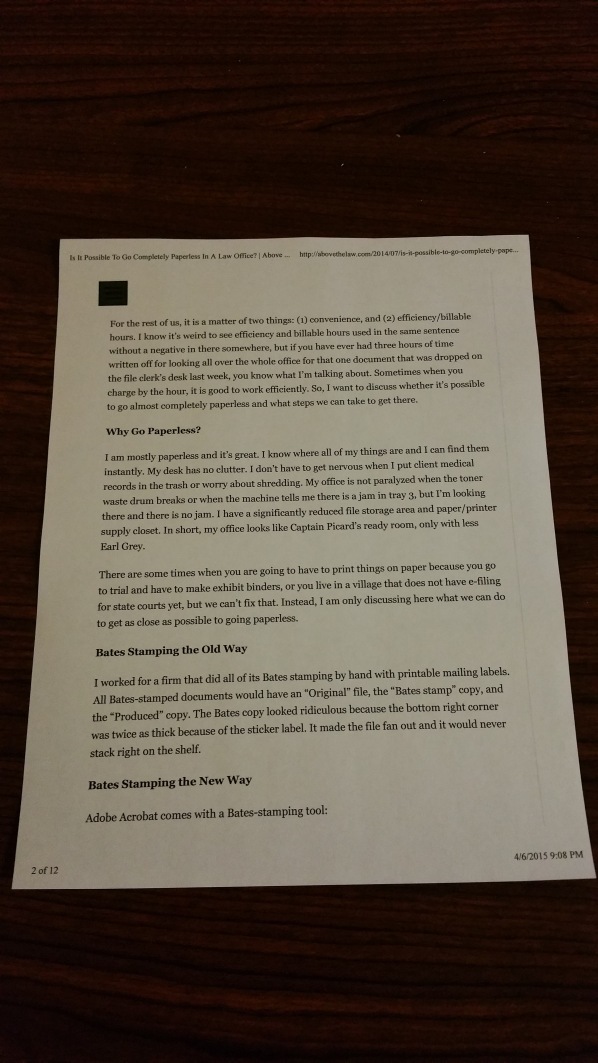
//> input picture images/cell_pic.jpg, 2988 x 5312 px (shown at 1/5 size)
$ ./main images/cell_pic.jpg images/desk.JPG   (built with g++ and OpenCV 4)
//> lines starting //> are read from the running program, lines starting //| are printed output that depends on the picture; after the words box and inside, x2 and y2 are one past the last pixel; in counts of white or black regions, pixels touching at a corner belong together
/**
 * Devoir 2 - Transformation de Perspective
 *
 * Programme C++ avec OpenCV pour :
 * 1. Détecter automatiquement les 4 coins d'un document
 * 2. Afficher le résultat de la détection
 * 3. Permettre l'ajustement interactif des points
 * 4. Appliquer la transformation de perspective
 *
 * Deux méthodes selon le type d'image :
 *   - Fond simple  : détection par contours (Canny + findContours)
 *   - Fond texturé : détection par transformée de Hough (lignes)
 */

#include <opencv2/opencv.hpp>
#include <iostream>
#include <vector>
#include <algorithm>
#include <cmath>

using namespace cv;
using namespace std;

// ─────────────────────────────────────────────────────────────
//  Structures et variables globales pour l'interaction souris
// ─────────────────────────────────────────────────────────────

struct State {
    vector<Point2f> corners;   // 4 coins du document
    int             dragging;  // indice du coin en cours de déplacement (-1 = aucun)
    Mat             display;   // image affichée dans la fenêtre interactive
};

static State g_state;

// ─────────────────────────────────────────────────────────────
//  Utilitaires géométriques
// ─────────────────────────────────────────────────────────────

// Trier les 4 coins dans l'ordre : haut-gauche, haut-droite, bas-droite, bas-gauche
vector<Point2f> sortCorners(vector<Point2f> pts)
{
    // Centroïde
    Point2f center(0, 0);
    for (auto& p : pts) center += p;
    center *= (1.0f / pts.size());

    vector<Point2f> tl, tr, br, bl;
    for (auto& p : pts) {
        if (p.x < center.x && p.y < center.y) tl.push_back(p);
        else if (p.x > center.x && p.y < center.y) tr.push_back(p);
        else if (p.x > center.x && p.y > center.y) br.push_back(p);
        else bl.push_back(p);
    }

    // Prendre le meilleur candidat dans chaque quadrant
    auto best = [](vector<Point2f>& v, Point2f ref) -> Point2f {
        if (v.empty()) return ref;
        return *min_element(v.begin(), v.end(), [&](const Point2f& a, const Point2f& b){
            return norm(a - ref) < norm(b - ref);
        });
    };
    return { best(tl, {0,0}),
             best(tr, {(float)1e9,0}),
             best(br, {(float)1e9,(float)1e9}),
             best(bl, {0,(float)1e9}) };
}

// Distance point-à-point
float dist(Point2f a, Point2f b) { return (float)norm(a - b); }

// ─────────────────────────────────────────────────────────────
//  Méthode 1 : Fond SIMPLE — détection par contours (Canny)
//
//  Justification : sur un fond uni et contrasté, le document
//  génère un fort gradient en bordure. Canny + findContours
//  isole facilement le plus grand quadrilatère.
// ─────────────────────────────────────────────────────────────

vector<Point2f> detectSimpleBackground(const Mat& img)
{
    Mat gray, blur, edges;
    cvtColor(img, gray, COLOR_BGR2GRAY);
    GaussianBlur(gray, blur, Size(5, 5), 0);

    // Seuil adaptatif de Canny (médiane × facteurs)
    double med = 0;
    {
        Mat sorted; blur.reshape(1,1).copyTo(sorted);
        cv::sort(sorted, sorted, SORT_EVERY_ROW);
        med = sorted.at<uchar>(0, sorted.cols / 2);
    }
    double lo = max(0.0, 0.66 * med);
    double hi = min(255.0, 1.33 * med);
    Canny(blur, edges, lo, hi);

    // Fermeture morphologique pour boucher les trous
    Mat kernel = getStructuringElement(MORPH_RECT, Size(5, 5));
    morphologyEx(edges, edges, MORPH_CLOSE, kernel);

    // Trouver le plus grand contour quadrilatère
    vector<vector<Point>> contours;
    findContours(edges, contours, RETR_LIST, CHAIN_APPROX_SIMPLE);
    sort(contours.begin(), contours.end(),
         [](const vector<Point>& a, const vector<Point>& b){
             return contourArea(a) > contourArea(b);
         });

    for (auto& c : contours) {
        double eps = 0.02 * arcLength(c, true);
        vector<Point> approx;
        approxPolyDP(c, approx, eps, true);

        if (approx.size() == 4 && isContourConvex(approx)
            && contourArea(approx) > 10000) {
            vector<Point2f> pts;
            for (auto& p : approx) pts.push_back(Point2f(p));
            return sortCorners(pts);
        }
    }
    return {}; // échec
}

// ─────────────────────────────────────────────────────────────
//  Méthode 2 : Fond TEXTURÉ — détection par lignes de Hough
//
//  Justification : sur un fond complexe, Canny seul produit
//  trop de bruit. La transformée de Hough probabiliste détecte
//  les longues lignes droites formant les bords du document,
//  plus robuste aux textures parasites.
// ─────────────────────────────────────────────────────────────

// Intersection de deux segments infinis (droites)
// [65 lines left out: functions lineIntersect, detectTexturedBackground, not called in this run]

// ─────────────────────────────────────────────────────────────
//  Dessin des coins sur l'image
// ─────────────────────────────────────────────────────────────

void drawCorners(Mat& img, const vector<Point2f>& pts, bool labels = true)
{
    if (pts.size() != 4) return;
    Scalar color(0, 255, 0);
    Scalar lineColor(0, 200, 255);

    // Quadrilatère
    for (int i = 0; i < 4; i++)
        line(img, pts[i], pts[(i+1)%4], lineColor, 2);

    // Cercles et étiquettes
    const char* names[] = {"TL","TR","BR","BL"};
    for (int i = 0; i < 4; i++) {
        circle(img, pts[i], 10, color, -1);
        circle(img, pts[i], 12, Scalar(0,0,0), 2);
        if (labels)
            putText(img, names[i], pts[i] + Point2f(14, -8),
                    FONT_HERSHEY_SIMPLEX, 0.6, Scalar(0,0,255), 2);
    }
}

// ─────────────────────────────────────────────────────────────
//  Callback souris pour l'ajustement interactif
// ─────────────────────────────────────────────────────────────

// [71 lines left out: functions onMouse, applyPerspective, isTexturedBackground, not called in this run]

// ─────────────────────────────────────────────────────────────
//  MAIN
// ─────────────────────────────────────────────────────────────

int main(int argc, char** argv)
{
    // ── Lecture de l'image ──────────────────────────────────
    string imgPath;
    if (argc >= 2) {
        imgPath = argv[1];
    } else {
        cout << "Usage: " << argv[0] << " <image_path> [simple|texture]\n";
        cout << "Chemin de l'image : ";
        cin >> imgPath;
    }

    Mat img = imread(imgPath);
//> img is the input picture: 5312 rows x 2988 cols, CV_8UC3; mean B, G, R 66.8, 78.9, 90.4
    if (img.empty()) {
        cerr << "Erreur : impossible de lire \"" << imgPath << "\"\n";
        return 1;
    }

    // Redimensionner si trop grande (pour l'affichage)
    int maxDim = 900;
    float scale = 1.0f;
    if (img.cols > maxDim || img.rows > maxDim) {
        scale = (float)maxDim / max(img.cols, img.rows);
//> scale = 0.169
        resize(img, img, Size(), scale, scale);
//> img: 900 rows x 506 cols, CV_8UC3
    }

    // ── Choix de la méthode ─────────────────────────────────
    bool textured = false;
    if (argc >= 3) {
        string mode = argv[2];
        textured = (mode == "texture" || mode == "texturé" || mode == "textured");
    } else {
        cout << "\nDétection automatique du type de fond...\n";
        textured = isTexturedBackground(img);
        cout << "  → Fond détecté : " << (textured ? "TEXTURÉ" : "SIMPLE") << "\n";
    }

    // ── Détection des coins ─────────────────────────────────
    cout << "\nDétection des coins ("
         << (textured ? "Hough – fond texturé" : "Contours Canny – fond simple")
         << ")...\n";

    vector<Point2f> corners = textured
        ? detectTexturedBackground(img)
        : detectSimpleBackground(img);
//> in detectSimpleBackground, `cvtColor(img, gray, COLOR_BGR2GRAY);`:
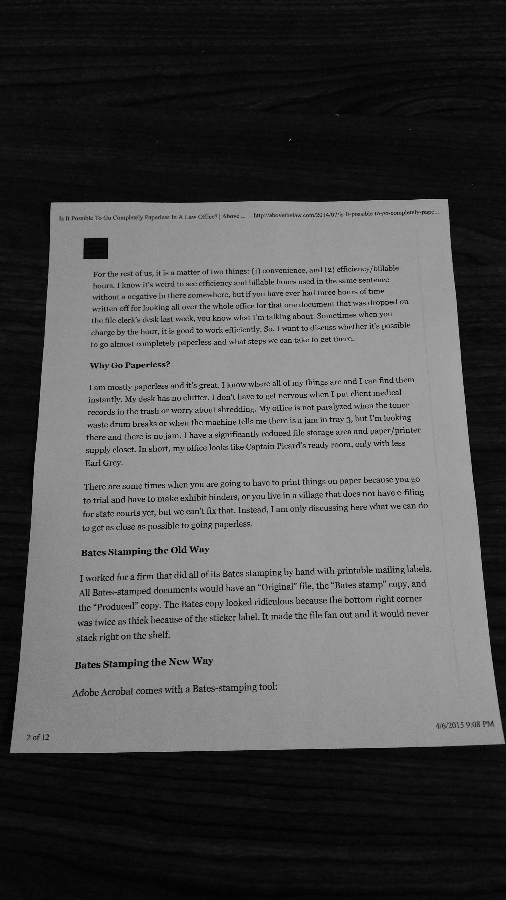
//> gray: 900 rows x 506 cols, CV_8UC1; min 1, max 198, mean 80.8
//> in detectSimpleBackground, `med = sorted.at<uchar>(0, sorted.cols / 2);`: med = 103
//> in detectSimpleBackground, `double lo = max(0.0, 0.66 * med);`: lo = 67.98
//> in detectSimpleBackground, `double hi = min(255.0, 1.33 * med);`: hi = 137
//> in detectSimpleBackground, `Canny(blur, edges, lo, hi);`:
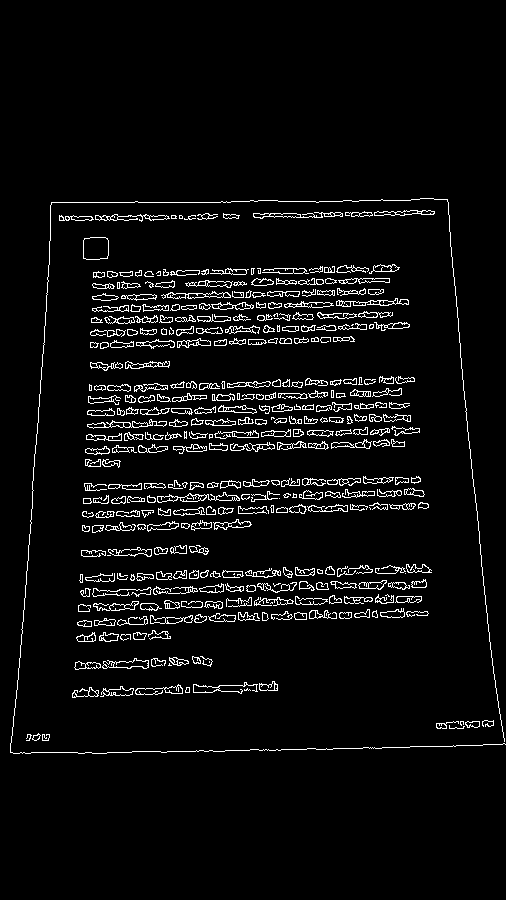
//> edges: 900 rows x 506 cols, CV_8UC1; 4.9% white in thin lines or dots, all inside (x1, y1, x2, y2) = (10, 198, 506, 754)
//> in detectSimpleBackground, `morphologyEx(edges, edges, MORPH_CLOSE, kernel);`:
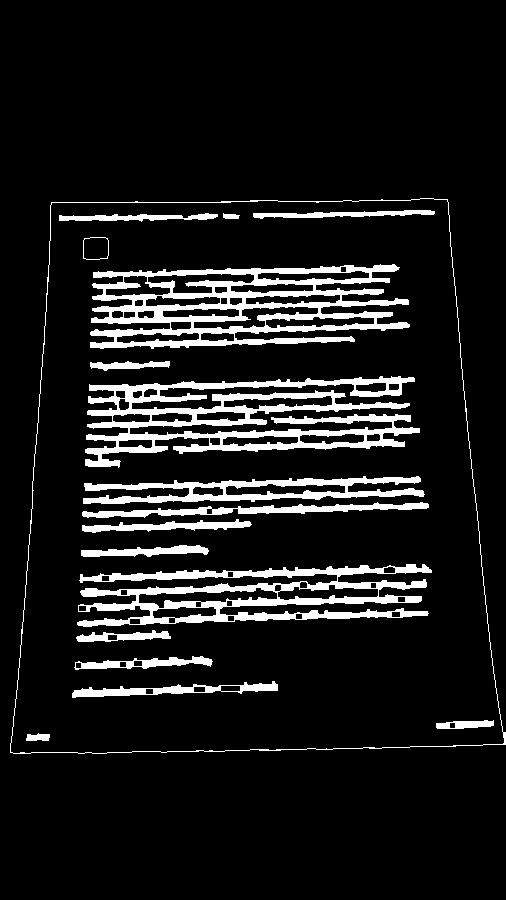
//> edges: 900 rows x 506 cols, CV_8UC1; 10.4% white; 18 white regions
//> in detectSimpleBackground, `findContours(edges, contours, RETR_LIST, CHAIN_APPROX_SIMPLE);`: contours = 85 contours; largest, box (x1, y1, x2, y2) and area: (10, 198, 506, 754) 241460, (10, 198, 505, 754) 241353, (90, 264, 410, 349) 17960, (85, 376, 420, 468) 13540, (77, 564, 432, 627) 10618
//> the loop in detectSimpleBackground, `for (auto& c : contours)` made 1 pass
//> (eps, center in sortCorners) on pass 1: (40.87, Point(253.2, 474.2))
//> corners = 4 Points (x, y): [51, 202], [447, 199], [505, 744], [10, 752]

    // Fallback : si l'une échoue, essayer l'autre
    if (corners.size() != 4) {
        cout << "  Méthode principale échouée, essai de la méthode alternative...\n";
        corners = textured
            ? detectSimpleBackground(img)
            : detectTexturedBackground(img);
    }

    // Fallback ultime : coins de l'image entière
    if (corners.size() != 4) {
        cout << "  Détection échouée — utilisation des coins de l'image.\n";
        float W = img.cols - 1, H = img.rows - 1;
        corners = { {0,0}, {W,0}, {W,H}, {0,H} };
    }

    // ── Affichage du résultat de détection ──────────────────
    Mat detected = img.clone();
    drawCorners(detected, corners);
//> after the loop in drawCorners, `for (int i = 0; i < 4; i++)`:
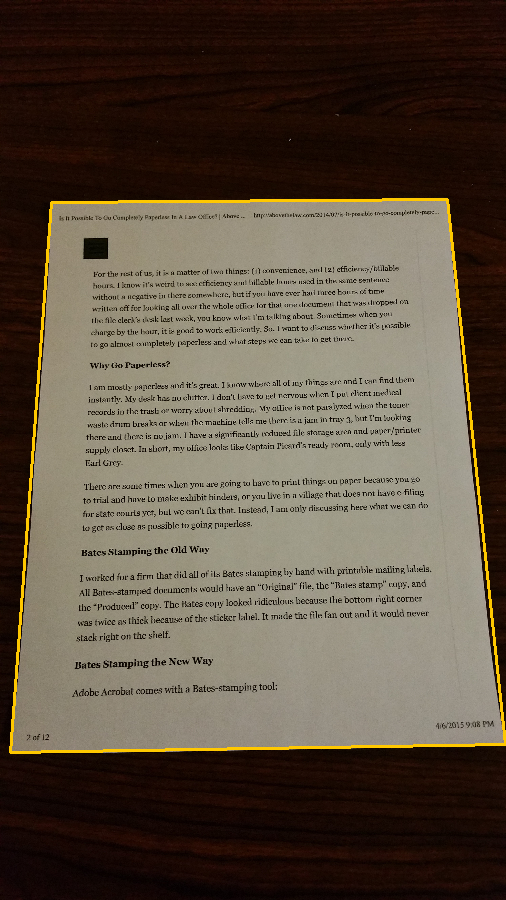
//> img: 900 rows x 506 cols, CV_8UC3; mean B, G, R 66.1, 80.8, 92.8
//> after the loop in drawCorners, `for (int i = 0; i < 4; i++)`:
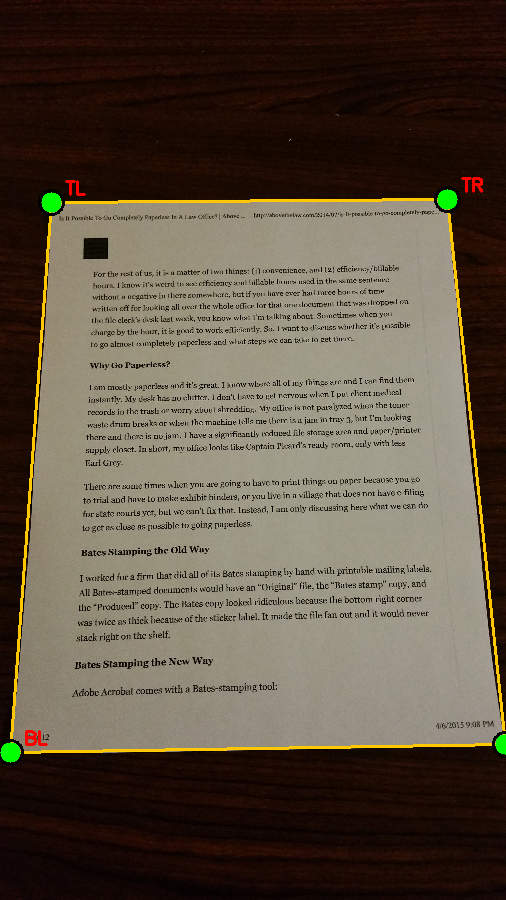
//> img: 900 rows x 506 cols, CV_8UC3; mean B, G, R 65.9, 81, 92.7
    putText(detected, "Detection automatique - appuyez sur une touche",
            Point(10,25), FONT_HERSHEY_SIMPLEX, 0.55, Scalar(255,255,0), 1);
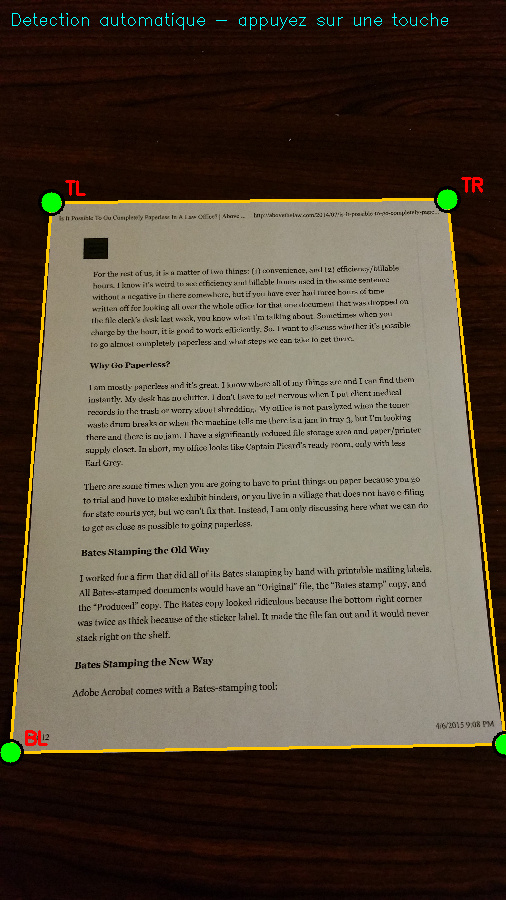
//> detected: 900 rows x 506 cols, CV_8UC3; 0.19% of pixels changed, all inside (x1, y1, x2, y2) = (12, 13, 448, 30)
    imshow("Detection des coins", detected);
    cout << "\nRésultat de la détection affiché. Appuyez sur une touche...\n";
    waitKey(0);
    destroyWindow("Detection des coins");

    // ── Ajustement interactif ───────────────────────────────
    g_state.corners  = corners;
//> g_state.corners has the same summary as corners
    g_state.dragging = -1;
    g_state.display  = img.clone();

    Mat interactive = img.clone();
    drawCorners(interactive, corners);
    putText(interactive, "Ajustez les coins. [ENTREE] = appliquer  [R] = reset  [Q] = quitter",
            Point(10,25), FONT_HERSHEY_SIMPLEX, 0.55, Scalar(255,255,0), 1);
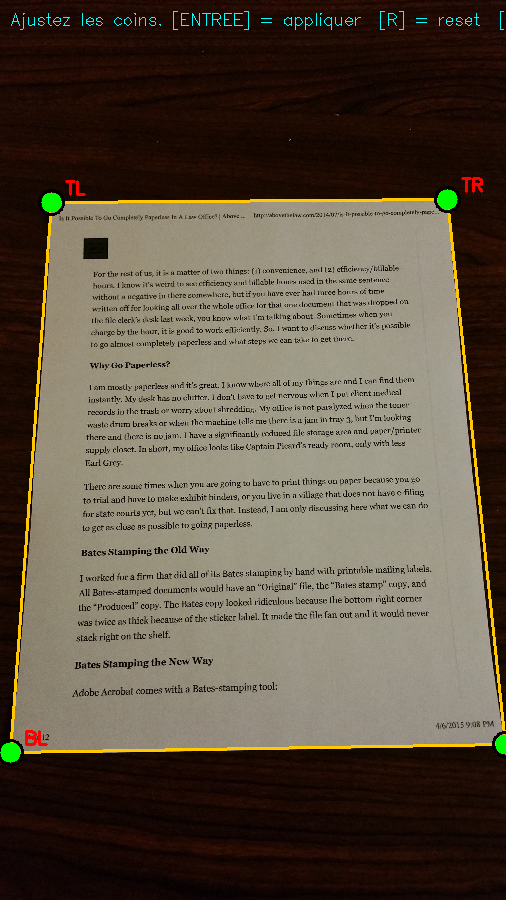
//> interactive: 900 rows x 506 cols, CV_8UC3; 0.22% of pixels changed, all inside (x1, y1, x2, y2) = (11, 11, 504, 30)

    namedWindow("Ajustement interactif");
    setMouseCallback("Ajustement interactif", onMouse);
    imshow("Ajustement interactif", interactive);

    cout << "\nAjustement interactif :\n"
         << "  - Glissez les coins verts pour ajuster\n"
         << "  - [ENTREE] pour appliquer la transformation\n"
         << "  - [R] pour réinitialiser\n"
         << "  - [Q] pour quitter\n";

    vector<Point2f> savedCorners = corners;
//> savedCorners has the same summary as corners

    while (true) {
        int key = waitKey(30) & 0xFF;
//> the 'q' key is pressed

        if (key == 13 || key == 10) { // ENTREE
            break;
        }
        else if (key == 'r' || key == 'R') {
            g_state.corners = savedCorners;
            Mat tmp = g_state.display.clone();
            drawCorners(tmp, g_state.corners);
            putText(tmp, "Ajustez les coins. [ENTREE] = appliquer  [R] = reset  [Q] = quitter",
                    Point(10,25), FONT_HERSHEY_SIMPLEX, 0.55, Scalar(255,255,0), 1);
            imshow("Ajustement interactif", tmp);
        }
        else if (key == 'q' || key == 'Q') {
            cout << "Annulé.\n";
            return 0;
//> (the program exits here)
